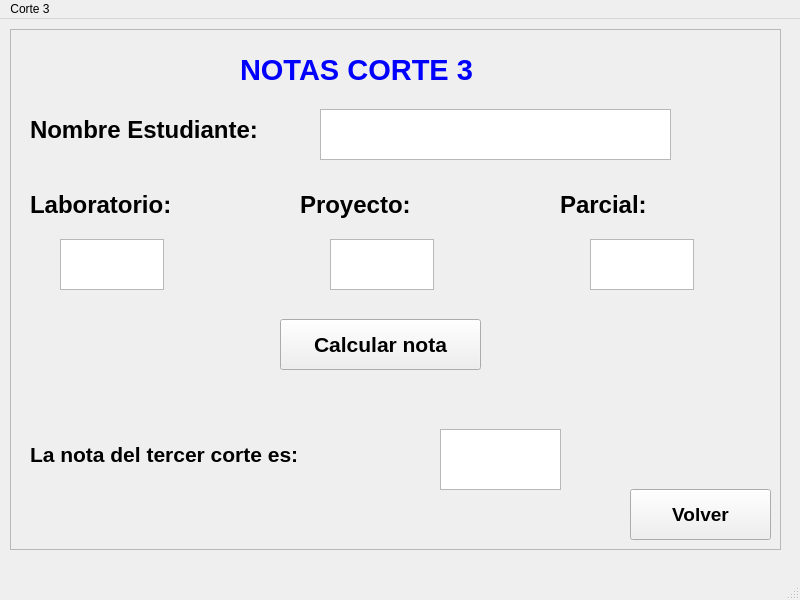
<?xml version="1.0" encoding="UTF-8"?>
<ui version="4.0">
 <class>MainWindow</class>
 <widget class="QMainWindow" name="MainWindow">
  <property name="geometry">
   <rect>
    <x>0</x>
    <y>0</y>
    <width>800</width>
    <height>600</height>
   </rect>
  </property>
  <property name="windowTitle">
   <string>MainWindow</string>
  </property>
  <widget class="QWidget" name="centralwidget">
   <widget class="QFrame" name="frame">
    <property name="geometry">
     <rect>
      <x>10</x>
      <y>10</y>
      <width>771</width>
      <height>521</height>
     </rect>
    </property>
    <property name="frameShape">
     <enum>QFrame::StyledPanel</enum>
    </property>
    <property name="frameShadow">
     <enum>QFrame::Raised</enum>
    </property>
    <widget class="QLabel" name="label">
     <property name="geometry">
      <rect>
       <x>230</x>
       <y>10</y>
       <width>301</width>
       <height>61</height>
      </rect>
     </property>
     <property name="font">
      <font>
       <family>Arial</family>
       <pointsize>22</pointsize>
       <weight>75</weight>
       <bold>true</bold>
      </font>
     </property>
     <property name="styleSheet">
      <string notr="true">color: rgb(0, 0, 255);</string>
     </property>
     <property name="text">
      <string>NOTAS CORTE 3</string>
     </property>
    </widget>
    <widget class="QLabel" name="label_2">
     <property name="geometry">
      <rect>
       <x>20</x>
       <y>160</y>
       <width>181</width>
       <height>31</height>
      </rect>
     </property>
     <property name="font">
      <font>
       <family>Arial</family>
       <pointsize>18</pointsize>
       <weight>75</weight>
       <bold>true</bold>
      </font>
     </property>
     <property name="text">
      <string>Laboratorio: </string>
     </property>
    </widget>
    <widget class="QLabel" name="label_3">
     <property name="geometry">
      <rect>
       <x>290</x>
       <y>160</y>
       <width>181</width>
       <height>31</height>
      </rect>
     </property>
     <property name="font">
      <font>
       <family>Arial</family>
       <pointsize>18</pointsize>
       <weight>75</weight>
       <bold>true</bold>
      </font>
     </property>
     <property name="text">
      <string>Proyecto:</string>
     </property>
    </widget>
    <widget class="QLabel" name="label_4">
     <property name="geometry">
      <rect>
       <x>550</x>
       <y>160</y>
       <width>181</width>
       <height>31</height>
      </rect>
     </property>
     <property name="font">
      <font>
       <family>Arial</family>
       <pointsize>18</pointsize>
       <weight>75</weight>
       <bold>true</bold>
      </font>
     </property>
     <property name="text">
      <string>Parcial:</string>
     </property>
    </widget>
    <widget class="QPlainTextEdit" name="plainTextEdit">
     <property name="geometry">
      <rect>
       <x>50</x>
       <y>210</y>
       <width>104</width>
       <height>51</height>
      </rect>
     </property>
     <property name="font">
      <font>
       <family>Arial</family>
       <pointsize>20</pointsize>
      </font>
     </property>
    </widget>
    <widget class="QPlainTextEdit" name="plainTextEdit_2">
     <property name="geometry">
      <rect>
       <x>320</x>
       <y>210</y>
       <width>104</width>
       <height>51</height>
      </rect>
     </property>
     <property name="font">
      <font>
       <family>Arial</family>
       <pointsize>20</pointsize>
      </font>
     </property>
    </widget>
    <widget class="QPlainTextEdit" name="plainTextEdit_3">
     <property name="geometry">
      <rect>
       <x>580</x>
       <y>210</y>
       <width>104</width>
       <height>51</height>
      </rect>
     </property>
     <property name="font">
      <font>
       <family>Arial</family>
       <pointsize>20</pointsize>
      </font>
     </property>
    </widget>
    <widget class="QLabel" name="label_5">
     <property name="geometry">
      <rect>
       <x>20</x>
       <y>70</y>
       <width>311</width>
       <height>61</height>
      </rect>
     </property>
     <property name="font">
      <font>
       <family>Arial</family>
       <pointsize>18</pointsize>
       <weight>75</weight>
       <bold>true</bold>
      </font>
     </property>
     <property name="text">
      <string>Nombre Estudiante: </string>
     </property>
    </widget>
    <widget class="QPlainTextEdit" name="plainTextEdit_4">
     <property name="geometry">
      <rect>
       <x>310</x>
       <y>80</y>
       <width>351</width>
       <height>51</height>
      </rect>
     </property>
     <property name="font">
      <font>
       <family>Arial</family>
       <pointsize>20</pointsize>
      </font>
     </property>
    </widget>
    <widget class="QPushButton" name="pushButton">
     <property name="geometry">
      <rect>
       <x>270</x>
       <y>290</y>
       <width>201</width>
       <height>51</height>
      </rect>
     </property>
     <property name="font">
      <font>
       <family>Arial</family>
       <pointsize>16</pointsize>
       <weight>75</weight>
       <bold>true</bold>
      </font>
     </property>
     <property name="text">
      <string>Calcular nota</string>
     </property>
    </widget>
    <widget class="QLabel" name="label_6">
     <property name="geometry">
      <rect>
       <x>20</x>
       <y>390</y>
       <width>391</width>
       <height>71</height>
      </rect>
     </property>
     <property name="font">
      <font>
       <family>Arial</family>
       <pointsize>16</pointsize>
       <weight>75</weight>
       <bold>true</bold>
      </font>
     </property>
     <property name="text">
      <string>La nota del tercer corte es: </string>
     </property>
    </widget>
    <widget class="QTextBrowser" name="textBrowser">
     <property name="geometry">
      <rect>
       <x>430</x>
       <y>400</y>
       <width>121</width>
       <height>61</height>
      </rect>
     </property>
    </widget>
    <widget class="QPushButton" name="pushButton_2">
     <property name="geometry">
      <rect>
       <x>620</x>
       <y>460</y>
       <width>141</width>
       <height>51</height>
      </rect>
     </property>
     <property name="font">
      <font>
       <family>Arial</family>
       <pointsize>14</pointsize>
       <weight>75</weight>
       <bold>true</bold>
      </font>
     </property>
     <property name="text">
      <string>Volver</string>
     </property>
    </widget>
   </widget>
  </widget>
  <widget class="QMenuBar" name="menubar">
   <property name="geometry">
    <rect>
     <x>0</x>
     <y>0</y>
     <width>800</width>
     <height>26</height>
    </rect>
   </property>
   <widget class="QMenu" name="menuCorte_3">
    <property name="title">
     <string>Corte 3</string>
    </property>
   </widget>
   <addaction name="menuCorte_3"/>
  </widget>
  <widget class="QStatusBar" name="statusbar"/>
 </widget>
 <resources/>
 <connections/>
</ui>
